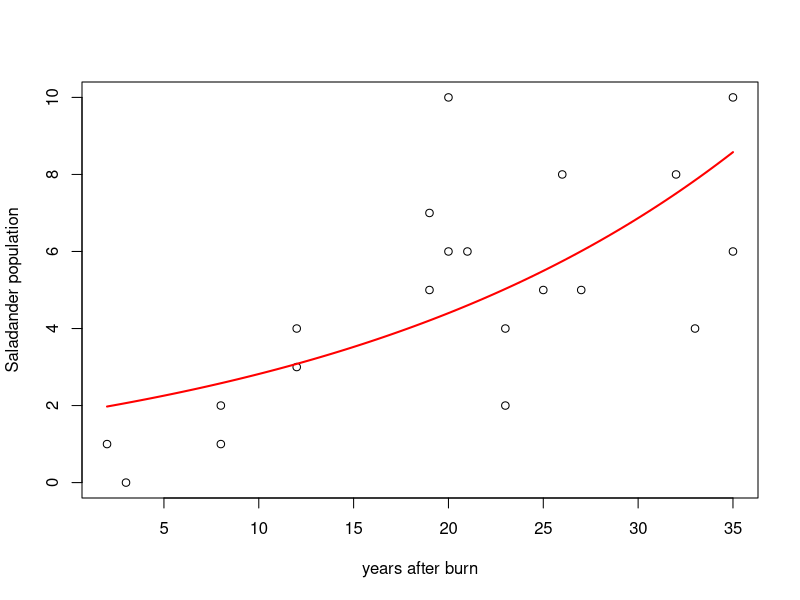

Here is the R script that generated this plot:
## ---- chunk 1
knitr::opts_chunk$set(echo = TRUE)
## ---- chunk 2
#Fit the model
burn <- data.frame(year = c(12, 12, 32, 20, 20, 27, 23, 19, 23, 26, 21, 3, 8, 35, 2, 19, 8, 25, 33, 35),
                   Salamanders = c(3, 4, 8, 6, 10, 5, 4, 7, 2, 8, 6, 0, 2, 6, 1, 5, 1, 5, 4, 10))
fit <- glm(Salamanders ~ year, family = poisson(link = "log"), data=burn)
summary(fit)
## ---- chunk 3
#Graph
plot(x = burn$year, y = burn$Salamanders, xlab = "years after burn", ylab = "Saladander population")
curve(expr = exp(fit$coefficients[1] + x*fit$coefficients[2]), lwd = 2, add = TRUE, col = "red")
## ---- chunk 4
##Find the percentage change in Salamander population when year +1
round(100*(exp(fit$coefficients[2]) - 1), 2)
